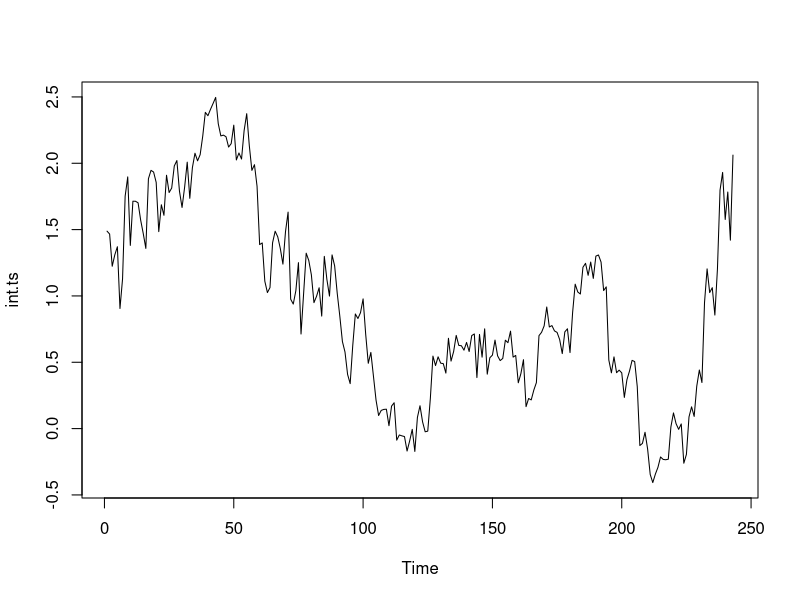
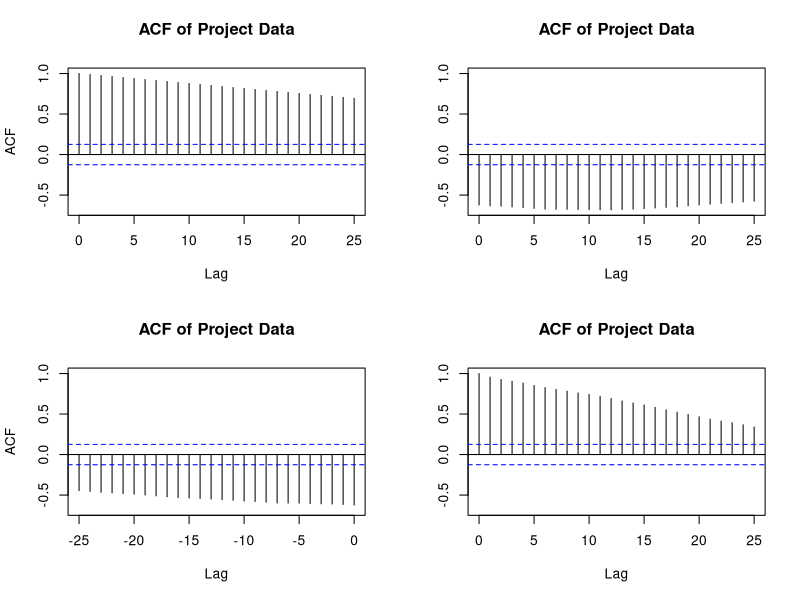

Write the R code that produced these figures, in order.
## ---- chunk 1
knitr::opts_chunk$set(echo = TRUE, tidy.opts = list(width.cutoff = 60), tidy = TRUE)
## ---- chunk 2
# check if `tidyr` package is installed;
# otherwise, install and load if 'tidyr' is absent
if(!require('tidyr'))
install.packages('tidyr', repos = 'https://cloud.r-project.org')

# load libraries

#rename
library(dplyr)
## ---- chunk 3
# read in data set
int_rate <- read.csv("RIRA10Y.csv")

# rename columns for easier data manipulation
int_rate <- int_rate %>% 
    rename("INT_RATE_10Y" = REAINTRATREARAT10Y)

# convert date to type(date)
int_rate <- int_rate %>%
    mutate(DATE = as.Date(DATE, sep="-", "%Y-%m-%d"))
str(int_rate)

int.ts <- ts(int_rate$INT_RATE_10Y)
plot(int.ts)
int_acf=acf(int_rate, lag.max=25,type="correlation",main="ACF of Project Data")
